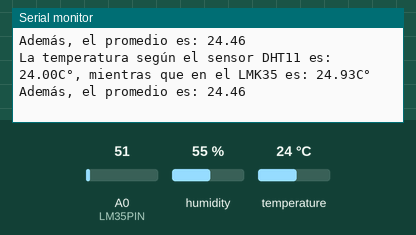
The sketch below on a simulated Arduino Uno, built with avr-gcc and run on an emulated ATmega328P. Shown: the last lines printed to the serial monitor. The inputs (shaded band) are chosen by the test bench; at power-on: temperature 24 °C, A0 (LM35PIN) = 51, humidity 55 %.

Above: at 3.9 s.
4.0 s: temperature set to 12 °C
At 6.8 s:
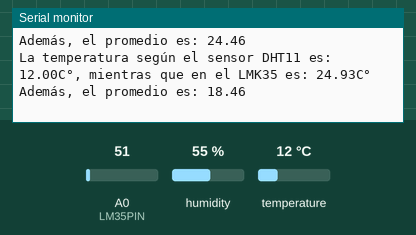
8.0 s: A0 (LM35PIN) set to 61
At 9.8 s:
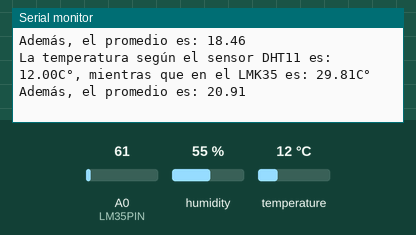
12.0 s: temperature set to 19 °C
At 12.8 s:
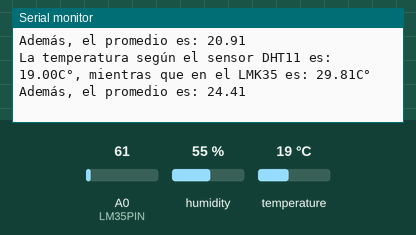
16.0 s: A0 (LM35PIN) set to 71
At 20.1 s:
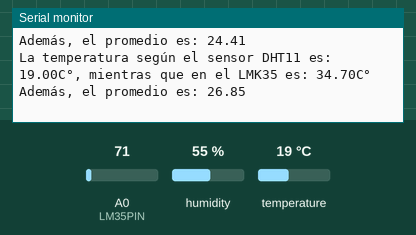
Timing chart, 0 to 21.0 s (numbered marks = the images above; inputs shaded):
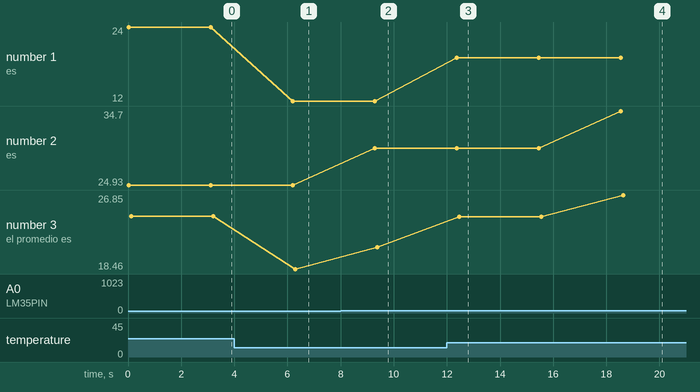

Measured:
- after the input at 4.0 s, the serial monitor: prints a new line after 2.2 s (image 1)
- after the input at 8.0 s, the serial monitor: prints a new line after 1.3 s (image 2)
- after the input at 12.0 s, the serial monitor: prints a new line after 0.37 s (image 3)
- after the input at 16.0 s, the serial monitor: prints a new line after 2.5 s (image 4)
- plotted number 1: 24 → 12 after the input at 4.0 s, 12 → 19 after the input at 12.0 s
- plotted number 2: 24.93 → 29.81 after the input at 8.0 s, 29.81 → 34.7 after the input at 16.0 s
- plotted number 3: 24.46 → 18.46 after the input at 4.0 s, 18.46 → 20.91 after the input at 8.0 s, 20.91 → 24.41 after the input at 12.0 s, 24.41 → 26.85 after the input at 16.0 s

The sketch:

sketch_pract16_Promedio_de_temp.ino
```cpp
#include <DHT.h>
#define DHTPIN 2
#define DHTTYPE DHT11
#define LM35PIN A0

float gradosCelsiusDHT11 = 0;
float promedio = 0;
DHT dht(DHTPIN,DHTTYPE); //objeto DHT
void setup() {
  // put your setup code here, to run once:

  pinMode(LM35PIN,INPUT);
  Serial.begin(9600);
  dht.begin(); //inicializamos el sensor

}

void loop() {
  // put your main code here, to run repeatedly:
//Leer la temperatura desde el DHT11
  gradosCelsiusDHT11 = dht.readTemperature(); //celsius

  //Se declaran variables para la lectura, el voltaje y temperatura en C°
  float lectura = 0;
  float voltaje = 0;
  //Se lee desde el pin de temperatura
  lectura = analogRead(LM35PIN);
  //Se realizan las conversiones necesarias
  voltaje = (lectura*5)/1023;
  float gradosCelsiusLMK35 = voltaje*100;


  //se asegura de la lectura
  if(isnan(gradosCelsiusDHT11)){
    Serial.println("Error de lectura de datos");
    return;
  } else { //en caso de recibir información limpia, se imprime
   promedio = (gradosCelsiusLMK35 + gradosCelsiusDHT11)/2;

  Serial.println("");
  Serial.print("La temperatura según el sensor DHT11 es: ");
  Serial.print(gradosCelsiusDHT11);
  Serial.print("C°, mientras que en el LMK35 es: ");
  Serial.print(gradosCelsiusLMK35);
  Serial.println("C°");
  Serial.print("Además, el promedio es: ");
  Serial.println(promedio);
  delay(3000);
  }
}
```
